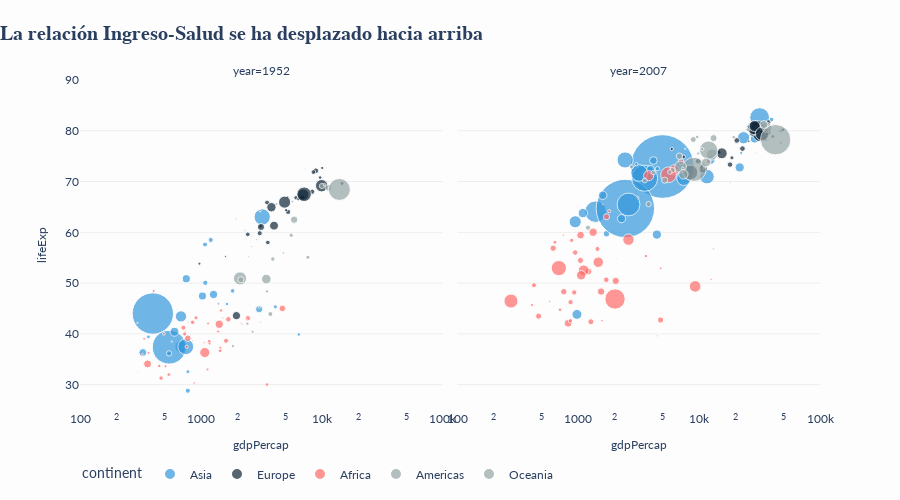

Notebook code cell kept with this figure:
### Markdown cell above
<h3>3. EL ANÁLISIS</h3>
<h2>🔍 Diagnóstico: ¿Qué impulsa el bienestar?</h2>
<p>
    Para entender la raíz del problema, cruzamos las variables de <strong>PIB per Cápita</strong> vs <strong>Esperanza de Vida</strong>.
</p>
<p>
    Interactúa con el gráfico siguiente. Nota cómo existe una correlación directa logística: al principio, pequeños aumentos de ingreso 
    generan saltos enormes en salud. Lo interesante es que esto <strong>no afecta a todos por igual</strong>: muchos países logran 
    altos niveles de salud con ingresos medios.
</p>

### Code cell
# Static Bubble Chart for PDF compatibility/cleanliness, or Animation with clean style
fig_bubble = px.scatter(
    df[df['year'].isin([1952, 2007])],
    x="gdpPercap",
    y="lifeExp",
    facet_col="year",
    size="pop",
    color="continent",
    hover_name="country",
    log_x=True,
    size_max=45,
    range_x=[100, 100000],
    range_y=[25, 90],
    color_discrete_map={'Asia': colors['asia'], 'Europe': colors['europe'], 'Africa': colors['africa'], 'Americas': colors['americas'], 'Oceania': colors['oceania']}
)

fig_bubble.update_layout(
    title=dict(text="<b>La relación Ingreso-Salud se ha desplazado hacia arriba</b>", x=0),
    showlegend=True,
    legend=dict(orientation="h", y=-0.15),
    height=500,
    margin=dict(t=80),
    **layout_defaults
)
fig_bubble.update_xaxes(showgrid=False, gridcolor='#eee', title_font=dict(size=12))
fig_bubble.update_yaxes(showgrid=True, gridcolor='#eee', title_font=dict(size=12))

fig_bubble.show()

### Figure 1 — Plotly figure (JSON) as saved in the notebook; plotly's stock layout.template omitted (floating-point values rounded to 4 significant figures)
{"data": [{"hovertemplate": "<b>%{hovertext}</b><br><br>continent=Asia<br>year=1952<br>gdpPercap=%{x}<br>lifeExp=%{y}<br>pop=%{marker.size}<extra></extra>", "hovertext": ["Afghanistan", "Bahrain", "Bangladesh", "Cambodia", "China", "Hong Kong China", "India", "Indonesia", "Iran", "Iraq", "Israel", "Japan", "Jordan", "Korea Dem. Rep.", "Korea Rep.", "Kuwait", "Lebanon", "Malaysia", "Mongolia", "Myanmar", "Nepal", "Oman", "Pakistan", "Philippines", "Saudi Arabia", "Singapore", "Sri Lanka", "Syria", "Taiwan", "Thailand", "Vietnam", "West Bank and Gaza", "Yemen Rep."], "legendgroup": "Asia", "marker": {"color": "#3498db", "size": [8425333, 120447, 46886859, 4693836, 556300000.0, 2125900, 372000000, 82052000, 17272000, 5441766, 1620914, 86459025, 607914, 8865488, 20947571, 160000, 1439529, 6748378, 800663, 20092996, 9182536, 507833, 41346560, 22438691, 4005677, 1127000, 7982342, 3661549, 8550362, 21289402, 26246839, 1030585, 4963829], "sizemode": "area", "sizeref": 651200.0, "symbol": "circle"}, "mode": "markers", "name": "Asia", "orientation": "v", "showlegend": true, "type": "scatter", "x": [779.4, 9867.0, 684.2, 368.5, 400.4, 3054.0, 546.6, 749.7, 3035.0, 4130.0, 4087.0, 3217.0, 1547.0, 1088.0, 1031.0, 108400.0, 4835.0, 1831.0, 786.6, 331, 545.9, 1828.0, 684.6, 1273.0, 6460.0, 2315.0, 1084.0, 1643.0, 1207.0, 757.8, 605.1, 1516.0, 781.7], "xaxis": "x", "y": [28.8, 50.94, 37.48, 39.42, 44, 60.96, 37.37, 37.47, 44.87, 45.32, 65.39, 63.03, 43.16, 50.06, 47.45, 55.56, 55.93, 48.46, 42.24, 36.32, 36.16, 37.58, 43.44, 47.75, 39.88, 60.4, 57.59, 45.88, 58.5, 50.85, 40.41, 43.16, 32.55], "yaxis": "y"}, {"hovertemplate": "<b>%{hovertext}</b><br><br>continent=Asia<br>year=2007<br>gdpPercap=%{x}<br>lifeExp=%{y}<br>pop=%{marker.size}<extra></extra>", "hovertext": ["Afghanistan", "Bahrain", "Bangladesh", "Cambodia", "China", "Hong Kong China", "India", "Indonesia", "Iran", "Iraq", "Israel", "Japan", "Jordan", "Korea Dem. Rep.", "Korea Rep.", "Kuwait", "Lebanon", "Malaysia", "Mongolia", "Myanmar", "Nepal", "Oman", "Pakistan", "Philippines", "Saudi Arabia", "Singapore", "Sri Lanka", "Syria", "Taiwan", "Thailand", "Vietnam", "West Bank and Gaza", "Yemen Rep."], "legendgroup": "Asia", "marker": {"color": "#3498db", "size": [31889923, 708573, 150448339, 14131858, 1318683096, 6980412, 1110396331, 223547000, 69453570, 27499638, 6426679, 127467972, 6053193, 23301725, 49044790, 2505559, 3921278, 24821286, 2874127, 47761980, 28901790, 3204897, 169270617, 91077287, 27601038, 4553009, 20378239, 19314747, 23174294, 65068149, 85262356, 4018332, 22211743], "sizemode": "area", "sizeref": 651200.0, "symbol": "circle"}, "mode": "markers", "name": "Asia", "orientation": "v", "showlegend": false, "type": "scatter", "x": [974.6, 29800.0, 1391.0, 1714.0, 4959.0, 39720.0, 2452.0, 3541.0, 11610.0, 4471.0, 25520.0, 31660.0, 4519.0, 1593.0, 23350.0, 47310.0, 10460.0, 12450.0, 3096.0, 944, 1091.0, 22320.0, 2606.0, 3190.0, 21650.0, 47140.0, 3970.0, 4185.0, 28720.0, 7458.0, 2442.0, 3025.0, 2281.0], "xaxis": "x2", "y": [43.83, 75.64, 64.06, 59.72, 72.96, 82.21, 64.7, 70.65, 70.96, 59.55, 80.75, 82.6, 72.53, 67.3, 78.62, 77.59, 71.99, 74.24, 66.8, 62.07, 63.78, 75.64, 65.48, 71.69, 72.78, 79.97, 72.4, 74.14, 78.4, 70.62, 74.25, 73.42, 62.7], "yaxis": "y2"}, {"hovertemplate": "<b>%{hovertext}</b><br><br>continent=Europe<br>year=1952<br>gdpPercap=%{x}<br>lifeExp=%{y}<br>pop=%{marker.size}<extra></extra>", "hovertext": ["Albania", "Austria", "Belgium", "Bosnia and Herzegovina", "Bulgaria", "Croatia", "Czech Republic", "Denmark", "Finland", "France", "Germany", "Greece", "Hungary", "Iceland", "Ireland", "Italy", "Montenegro", "Netherlands", "Norway", "Poland", "Portugal", "Romania", "Serbia", "Slovak Republic", "Slovenia", "Spain", "Sweden", "Switzerland", "Turkey", "United Kingdom"], "legendgroup": "Europe", "marker": {"color": "#0f2537", "size": [1282697, 6927772, 8730405, 2791000, 7274900, 3882229, 9125183, 4334000, 4090500, 42459667, 69145952, 7733250, 9504000, 147962, 2952156, 47666000, 413834, 10381988, 3327728, 25730551, 8526050, 16630000, 6860147, 3558137, 1489518, 28549870, 7124673, 4815000, 22235677, 50430000], "sizemode": "area", "sizeref": 651200.0, "symbol": "circle"}, "mode": "markers", "name": "Europe", "orientation": "v", "showlegend": true, "type": "scatter", "x": [1601.0, 6137.0, 8343.0, 973.5, 2444.0, 3119.0, 6876.0, 9692.0, 6425.0, 7030.0, 7144.0, 3531.0, 5264.0, 7268.0, 5210.0, 4931.0, 2648.0, 8942.0, 10100.0, 4029.0, 3068.0, 3145.0, 3581.0, 5075.0, 4215.0, 3834.0, 8528.0, 14730.0, 1969.0, 9980.0], "xaxis": "x", "y": [55.23, 66.8, 68, 53.82, 59.6, 61.21, 66.87, 70.78, 66.55, 67.41, 67.5, 65.86, 64.03, 72.49, 66.91, 65.94, 59.16, 72.13, 72.67, 61.31, 59.82, 61.05, 58.0, 64.36, 65.57, 64.94, 71.86, 69.62, 43.59, 69.18], "yaxis": "y"}, {"hovertemplate": "<b>%{hovertext}</b><br><br>continent=Europe<br>year=2007<br>gdpPercap=%{x}<br>lifeExp=%{y}<br>pop=%{marker.size}<extra></extra>", "hovertext": ["Albania", "Austria", "Belgium", "Bosnia and Herzegovina", "Bulgaria", "Croatia", "Czech Republic", "Denmark", "Finland", "France", "Germany", "Greece", "Hungary", "Iceland", "Ireland", "Italy", "Montenegro", "Netherlands", "Norway", "Poland", "Portugal", "Romania", "Serbia", "Slovak Republic", "Slovenia", "Spain", "Sweden", "Switzerland", "Turkey", "United Kingdom"], "legendgroup": "Europe", "marker": {"color": "#0f2537", "size": [3600523, 8199783, 10392226, 4552198, 7322858, 4493312, 10228744, 5468120, 5238460, 61083916, 82400996, 10706290, 9956108, 301931, 4109086, 58147733, 684736, 16570613, 4627926, 38518241, 10642836, 22276056, 10150265, 5447502, 2009245, 40448191, 9031088, 7554661, 71158647, 60776238], "sizemode": "area", "sizeref": 651200.0, "symbol": "circle"}, "mode": "markers", "name": "Europe", "orientation": "v", "showlegend": false, "type": "scatter", "x": [5937.0, 36130.0, 33690.0, 7446.0, 10680.0, 14620.0, 22830.0, 35280.0, 33210.0, 30470.0, 32170.0, 27540.0, 18010.0, 36180.0, 40680.0, 28570.0, 9254.0, 36800.0, 49360.0, 15390.0, 20510.0, 10810.0, 9787.0, 18680.0, 25770.0, 28820.0, 33860.0, 37510.0, 8458.0, 33200.0], "xaxis": "x2", "y": [76.42, 79.83, 79.44, 74.85, 73.0, 75.75, 76.49, 78.33, 79.31, 80.66, 79.41, 79.48, 73.34, 81.76, 78.89, 80.55, 74.54, 79.76, 80.2, 75.56, 78.1, 72.48, 74.0, 74.66, 77.93, 80.94, 80.88, 81.7, 71.78, 79.42], "yaxis": "y2"}, {"hovertemplate": "<b>%{hovertext}</b><br><br>continent=Africa<br>year=1952<br>gdpPercap=%{x}<br>lifeExp=%{y}<br>pop=%{marker.size}<extra></extra>", "hovertext": ["Algeria", "Angola", "Benin", "Botswana", "Burkina Faso", "Burundi", "Cameroon", "Central African Republic", "Chad", "Comoros", "Congo Dem. Rep.", "Congo Rep.", "Cote d'Ivoire", "Djibouti", "Egypt", "Equatorial Guinea", "Eritrea", "Ethiopia", "Gabon", "Gambia", "Ghana", "Guinea", "Guinea-Bissau", "Kenya", "Lesotho", "Liberia", "Libya", "Madagascar", "Malawi", "Mali", "Mauritania", "Mauritius", "Morocco", "Mozambique", "Namibia", "Niger", "Nigeria", "Reunion", "Rwanda", "Sao Tome and Principe", "Senegal", "Sierra Leone", "Somalia", "South Africa", "Sudan", "Swaziland", "Tanzania", "Togo", "Tunisia", "Uganda", "Zambia", "Zimbabwe"], "legendgroup": "Africa", "marker": {"color": "#ff6b6b", "size": [9279525, 4232095, 1738315, 442308, 4469979, 2445618, 5009067, 1291695, 2682462, 153936, 14100005, 854885, 2977019, 63149, 22223309, 216964, 1438760, 20860941, 420702, 284320, 5581001, 2664249, 580653, 6464046, 748747, 863308, 1019729, 4762912, 2917802, 3838168, 1022556, 516556, 9939217, 6446316, 485831, 3379468, 33119096, 257700, 2534927, 60011, 2755589, 2143249, 2526994, 14264935, 8504667, 290243, 8322925, 1219113, 3647735, 5824797, 2672000, 3080907], "sizemode": "area", "sizeref": 651200.0, "symbol": "circle"}, "mode": "markers", "name": "Africa", "orientation": "v", "showlegend": true, "type": "scatter", "x": [2449.0, 3521.0, 1063.0, 851.2, 543.3, 339.3, 1173.0, 1071.0, 1179.0, 1103.0, 780.5, 2126.0, 1389.0, 2670.0, 1419.0, 375.6, 328.9, 362.1, 4293.0, 485.2, 911.3, 510.2, 299.9, 853.5, 298.8, 575.6, 2388.0, 1443.0, 369.2, 452.3, 743.1, 1968.0, 1688.0, 468.5, 2424.0, 761.9, 1077.0, 2719.0, 493.3, 879.6, 1450.0, 879.8, 1136.0, 4725.0, 1616.0, 1148.0, 716.7, 859.8, 1468.0, 734.8, 1147.0, 406.9], "xaxis": "x", "y": [43.08, 30.02, 38.22, 47.62, 31.98, 39.03, 38.52, 35.46, 38.09, 40.72, 39.14, 42.11, 40.48, 34.81, 41.89, 34.48, 35.93, 34.08, 37.0, 30, 43.15, 33.61, 32.5, 42.27, 42.14, 38.48, 42.72, 36.68, 36.26, 33.69, 40.54, 50.99, 42.87, 31.29, 41.73, 37.44, 36.32, 52.72, 40, 46.47, 37.28, 30.33, 32.98, 45.01, 38.63, 41.41, 41.22, 38.6, 44.6, 39.98, 42.04, 48.45], "yaxis": "y"}, {"hovertemplate": "<b>%{hovertext}</b><br><br>continent=Africa<br>year=2007<br>gdpPercap=%{x}<br>lifeExp=%{y}<br>pop=%{marker.size}<extra></extra>", "hovertext": ["Algeria", "Angola", "Benin", "Botswana", "Burkina Faso", "Burundi", "Cameroon", "Central African Republic", "Chad", "Comoros", "Congo Dem. Rep.", "Congo Rep.", "Cote d'Ivoire", "Djibouti", "Egypt", "Equatorial Guinea", "Eritrea", "Ethiopia", "Gabon", "Gambia", "Ghana", "Guinea", "Guinea-Bissau", "Kenya", "Lesotho", "Liberia", "Libya", "Madagascar", "Malawi", "Mali", "Mauritania", "Mauritius", "Morocco", "Mozambique", "Namibia", "Niger", "Nigeria", "Reunion", "Rwanda", "Sao Tome and Principe", "Senegal", "Sierra Leone", "Somalia", "South Africa", "Sudan", "Swaziland", "Tanzania", "Togo", "Tunisia", "Uganda", "Zambia", "Zimbabwe"], "legendgroup": "Africa", "marker": {"color": "#ff6b6b", "size": [33333216, 12420476, 8078314, 1639131, 14326203, 8390505, 17696293, 4369038, 10238807, 710960, 64606759, 3800610, 18013409, 496374, 80264543, 551201, 4906585, 76511887, 1454867, 1688359, 22873338, 9947814, 1472041, 35610177, 2012649, 3193942, 6036914, 19167654, 13327079, 12031795, 3270065, 1250882, 33757175, 19951656, 2055080, 12894865, 135031164, 798094, 8860588, 199579, 12267493, 6144562, 9118773, 43997828, 42292929, 1133066, 38139640, 5701579, 10276158, 29170398, 11746035, 12311143], "sizemode": "area", "sizeref": 651200.0, "symbol": "circle"}, "mode": "markers", "name": "Africa", "orientation": "v", "showlegend": false, "type": "scatter", "x": [6223.0, 4797.0, 1441.0, 12570.0, 1217.0, 430.1, 2042.0, 706.0, 1704.0, 986.1, 277.6, 3633.0, 1545.0, 2082.0, 5581.0, 12150.0, 641.4, 690.8, 13210.0, 752.7, 1328.0, 942.7, 579.2, 1463.0, 1569.0, 414.5, 12060.0, 1045.0, 759.3, 1043.0, 1803.0, 10960.0, 3820.0, 823.7, 4811.0, 619.7, 2014.0, 7670.0, 863.1, 1598.0, 1712.0, 862.5, 926.1, 9270.0, 2602.0, 4513.0, 1107.0, 883.0, 7093.0, 1056.0, 1271.0, 469.7], "xaxis": "x2", "y": [72.3, 42.73, 56.73, 50.73, 52.3, 49.58, 50.43, 44.74, 50.65, 65.15, 46.46, 55.32, 48.33, 54.79, 71.34, 51.58, 58.04, 52.95, 56.73, 59.45, 60.02, 56.01, 46.39, 54.11, 42.59, 45.68, 73.95, 59.44, 48.3, 54.47, 64.16, 72.8, 71.16, 42.08, 52.91, 56.87, 46.86, 76.44, 46.24, 65.53, 63.06, 42.57, 48.16, 49.34, 58.56, 39.61, 52.52, 58.42, 73.92, 51.54, 42.38, 43.49], "yaxis": "y2"}, {"hovertemplate": "<b>%{hovertext}</b><br><br>continent=Americas<br>year=1952<br>gdpPercap=%{x}<br>lifeExp=%{y}<br>pop=%{marker.size}<extra></extra>", "hovertext": ["Argentina", "Bolivia", "Brazil", "Canada", "Chile", "Colombia", "Costa Rica", "Cuba", "Dominican Republic", "Ecuador", "El Salvador", "Guatemala", "Haiti", "Honduras", "Jamaica", "Mexico", "Nicaragua", "Panama", "Paraguay", "Peru", "Puerto Rico", "Trinidad and Tobago", "United States", "Uruguay", "Venezuela"], "legendgroup": "Americas", "marker": {"color": "#95a5a6", "size": [17876956, 2883315, 56602560, 14785584, 6377619, 12350771, 926317, 6007797, 2491346, 3548753, 2042865, 3146381, 3201488, 1517453, 1426095, 30144317, 1165790, 940080, 1555876, 8025700, 2227000, 662850, 157553000, 2252965, 5439568], "sizemode": "area", "sizeref": 651200.0, "symbol": "circle"}, "mode": "markers", "name": "Americas", "orientation": "v", "showlegend": true, "type": "scatter", "x": [5911.0, 2677.0, 2109.0, 11370.0, 3940.0, 2144.0, 2627.0, 5587.0, 1398.0, 3522.0, 3048.0, 2428.0, 1840.0, 2195.0, 2899.0, 3478.0, 3112.0, 2480.0, 1952.0, 3759.0, 3082.0, 3023.0, 13990.0, 5717.0, 7690.0], "xaxis": "x", "y": [62.48, 40.41, 50.92, 68.75, 54.74, 50.64, 57.21, 59.42, 45.93, 48.36, 45.26, 42.02, 37.58, 41.91, 58.53, 50.79, 42.31, 55.19, 62.65, 43.9, 64.28, 59.1, 68.44, 66.07, 55.09], "yaxis": "y"}, {"hovertemplate": "<b>%{hovertext}</b><br><br>continent=Americas<br>year=2007<br>gdpPercap=%{x}<br>lifeExp=%{y}<br>pop=%{marker.size}<extra></extra>", "hovertext": ["Argentina", "Bolivia", "Brazil", "Canada", "Chile", "Colombia", "Costa Rica", "Cuba", "Dominican Republic", "Ecuador", "El Salvador", "Guatemala", "Haiti", "Honduras", "Jamaica", "Mexico", "Nicaragua", "Panama", "Paraguay", "Peru", "Puerto Rico", "Trinidad and Tobago", "United States", "Uruguay", "Venezuela"], "legendgroup": "Americas", "marker": {"color": "#95a5a6", "size": [40301927, 9119152, 190010647, 33390141, 16284741, 44227550, 4133884, 11416987, 9319622, 13755680, 6939688, 12572928, 8502814, 7483763, 2780132, 108700891, 5675356, 3242173, 6667147, 28674757, 3942491, 1056608, 301139947, 3447496, 26084662], "sizemode": "area", "sizeref": 651200.0, "symbol": "circle"}, "mode": "markers", "name": "Americas", "orientation": "v", "showlegend": false, "type": "scatter", "x": [12780.0, 3822.0, 9066.0, 36320.0, 13170.0, 7007.0, 9645.0, 8948.0, 6025.0, 6873.0, 5728.0, 5186.0, 1202.0, 3548.0, 7321.0, 11980.0, 2749.0, 9809.0, 4173.0, 7409.0, 19330.0, 18010.0, 42950.0, 10610.0, 11420.0], "xaxis": "x2", "y": [75.32, 65.55, 72.39, 80.65, 78.55, 72.89, 78.78, 78.27, 72.23, 74.99, 71.88, 70.26, 60.92, 70.2, 72.57, 76.19, 72.9, 75.54, 71.75, 71.42, 78.75, 69.82, 78.24, 76.38, 73.75], "yaxis": "y2"}, {"hovertemplate": "<b>%{hovertext}</b><br><br>continent=Oceania<br>year=1952<br>gdpPercap=%{x}<br>lifeExp=%{y}<br>pop=%{marker.size}<extra></extra>", "hovertext": ["Australia", "New Zealand"], "legendgroup": "Oceania", "marker": {"color": "#95a5a6", "size": [8691212, 1994794], "sizemode": "area", "sizeref": 651200.0, "symbol": "circle"}, "mode": "markers", "name": "Oceania", "orientation": "v", "showlegend": true, "type": "scatter", "x": [10040.0, 10560.0], "xaxis": "x", "y": [69.12, 69.39], "yaxis": "y"}, {"hovertemplate": "<b>%{hovertext}</b><br><br>continent=Oceania<br>year=2007<br>gdpPercap=%{x}<br>lifeExp=%{y}<br>pop=%{marker.size}<extra></extra>", "hovertext": ["Australia", "New Zealand"], "legendgroup": "Oceania", "marker": {"color": "#95a5a6", "size": [20434176, 4115771], "sizemode": "area", "sizeref": 651200.0, "symbol": "circle"}, "mode": "markers", "name": "Oceania", "orientation": "v", "showlegend": false, "type": "scatter", "x": [34440.0, 25190.0], "xaxis": "x2", "y": [81.23, 80.2], "yaxis": "y2"}], "layout": {"annotations": [{"font": {}, "showarrow": false, "text": "year=1952", "x": 0.245, "xanchor": "center", "xref": "paper", "y": 1, "yanchor": "bottom", "yref": "paper"}, {"font": {}, "showarrow": false, "text": "year=2007", "x": 0.755, "xanchor": "center", "xref": "paper", "y": 1, "yanchor": "bottom", "yref": "paper"}], "font": {"family": "Lato"}, "height": 500, "legend": {"itemsizing": "constant", "orientation": "h", "title": {"text": "continent"}, "tracegroupgap": 0, "y": -0.15}, "margin": {"t": 80}, "paper_bgcolor": "#fdfdfd", "plot_bgcolor": "#fdfdfd", "showlegend": true, "title": {"font": {"family": "Playfair Display", "size": 20}, "text": "<b>La relación Ingreso-Salud se ha desplazado hacia arriba</b>", "x": 0}, "xaxis": {"anchor": "y", "domain": [0, 0.49], "gridcolor": "#eee", "range": [2, 5], "showgrid": false, "title": {"font": {"size": 12}, "text": "gdpPercap"}, "type": "log"}, "xaxis2": {"anchor": "y2", "domain": [0.51, 1], "gridcolor": "#eee", "matches": "x", "range": [2, 5], "showgrid": false, "title": {"font": {"size": 12}, "text": "gdpPercap"}, "type": "log"}, "yaxis": {"anchor": "x", "domain": [0, 1], "gridcolor": "#eee", "range": [25, 90], "showgrid": true, "title": {"font": {"size": 12}, "text": "lifeExp"}}, "yaxis2": {"anchor": "x2", "domain": [0, 1], "gridcolor": "#eee", "matches": "y", "showgrid": true, "showticklabels": false, "title": {"font": {"size": 12}}}}}
